Frame 1 (no input): blank canvas, image omitted
Frame 60 (the mouse pressed at the canvas centre just before this capture): blank canvas, image omitted
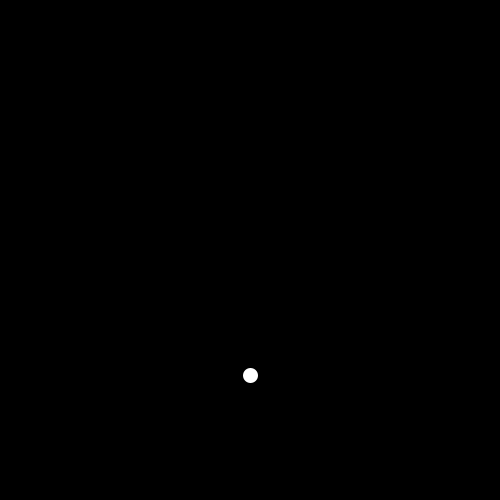
Frame 120 (the mouse held since frame 60 and released just before this capture)

The Processing sketch whose frames 1 and 60 were blank and that drew this single picture after the mouse press (run headless with seeded random() and noise(); from frame 60 on, the mouse is pressed at the canvas centre):

// Processing sketch: amy
// ── amy.pde
// First function draws an ellipse halfway between the mouse Y pos
// and the bottom of the window
// Second function changes the stroke color of the ellipse

boolean on = false;
float ran;

void setup() {
  size(500,500);
  background(0);
  strokeWeight(5);
}


void draw() {
  background(0);
  float here = halfway(mouseY, height);
  if (on) {
    stroke(0,255,0);
  }
  else stroke(0);
  ellipse(mouseX, here, 20, 20);
  
  ran = random(10);
  if (ran > 5) {
    flicker();
  }
}


float halfway(float _pt1, float _pt2) {
  float half = (_pt1 + _pt2)/2;
  return half;
}

void flicker() {
  on =! on; 
}
